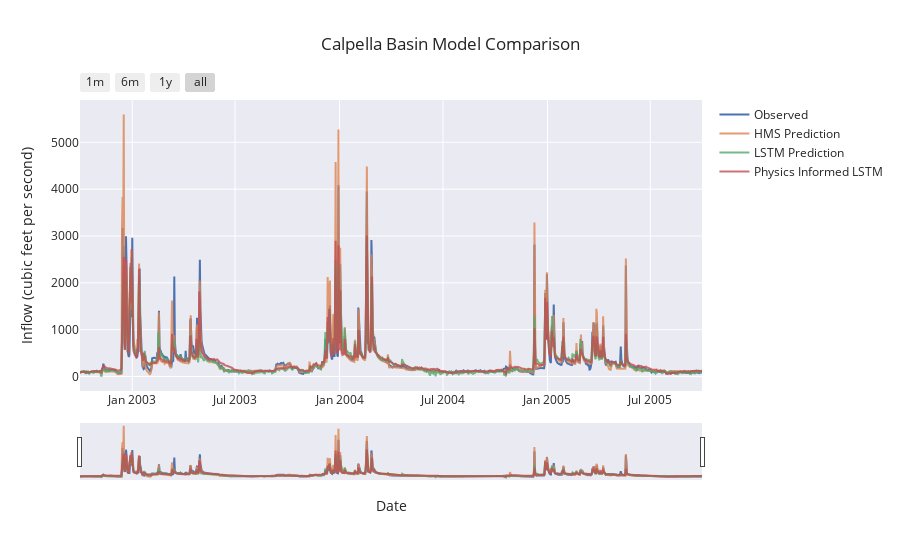

Here is the notebook cell this chart was saved with:
### Code cell
#previously generated results files, feel free to generate ur own by training and claaing results on the models
path_to_physics_data = Path(library_path +"/russian_river_data/Calpella_daily.csv")
lstm_results_path = '/Users/mia/research/UCB-USACE-LSTMs/UCB_training/models/calpella_all/runs/testing_run_0402_163140/results_output_validation.csv'
lstmPhysics_results_path = '/Users/mia/research/UCB-USACE-LSTMs/UCB_training/models/calpella_all/runs/testing_run_0402_163744/results_output_validation.csv'
myplot, metrics_df = fancyCombinedPlot(lstm_results=lstm_results_path, lstmPhysics_results= lstmPhysics_results_path, HMS_results=path_to_physics_data, title='Calpella Basin Model Comparison', fName = "calpella_metrics.csv")

### Figure 1 — Plotly figure (JSON) as saved in the notebook; plotly's stock layout.template omitted (floating-point values rounded to 4 significant figures; data arrays with more than 128 entries replaced by an {"elided": "..."} marker saying what was removed)
{"data": [{"mode": "lines", "name": "Observed", "type": "scatter", "x": {"elided": "1096 str values"}, "y": {"elided": "1096 float values"}}, {"mode": "lines", "name": "HMS Prediction", "opacity": 0.8, "type": "scatter", "x": {"elided": "1096 str values"}, "y": {"elided": "1096 float values"}}, {"mode": "lines", "name": "LSTM Prediction", "opacity": 0.8, "type": "scatter", "x": {"elided": "1096 str values"}, "y": {"elided": "1096 float values"}}, {"mode": "lines", "name": "Physics Informed LSTM", "opacity": 0.8, "type": "scatter", "x": {"elided": "1096 str values"}, "y": {"elided": "1096 float values"}}], "layout": {"hovermode": "x unified", "title": {"text": "Calpella Basin Model Comparison"}, "xaxis": {"rangeselector": {"buttons": [{"count": 1, "label": "1m", "step": "month", "stepmode": "backward"}, {"count": 6, "label": "6m", "step": "month", "stepmode": "backward"}, {"count": 1, "label": "1y", "step": "year", "stepmode": "backward"}, {"step": "all"}]}, "rangeslider": {"visible": true}, "title": {"text": "Date"}, "type": "date"}, "yaxis": {"title": {"text": "Inflow (cubic feet per second)"}}}}
